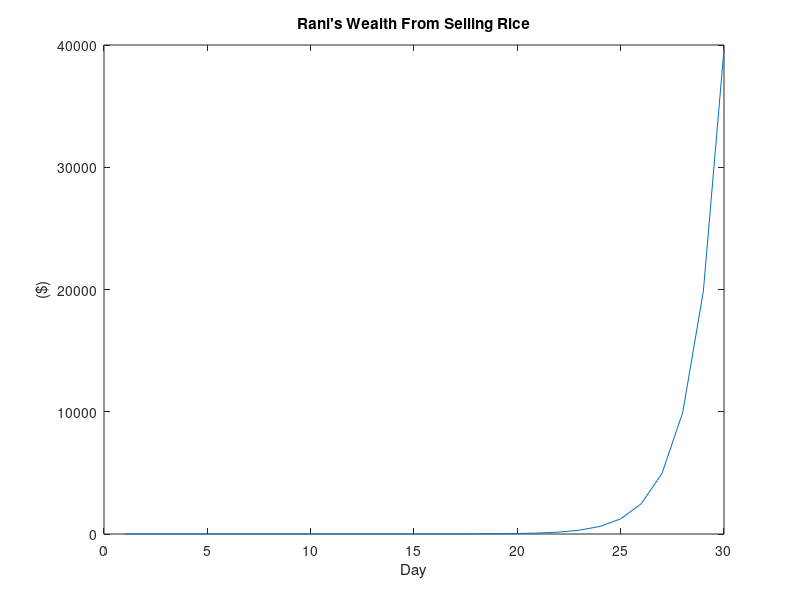

MATLAB code to generate this figure:
% MEGN200: Worksheet 5
% Section - C
% Brandon Ching
% 9/21/2021 and Version 1

%% Tuesday Problem 1
clc; clear;
close all;

a=5; b=6; c=3;

% Step 1
if a > 3 && c < 7
    result = a + b*c;
elseif a > 1 && b == 3
    result = a*c;
elseif b == 5 || c < 5
    result = b-15;
end
message = ['result = ' num2str(result)];
disp(message)

% Step 2
if a > 3 && c < 7
    result = a + b*c;
end
if a > 1 && b == 3
    result = a*c;
end
if b == 5 || c < 5
    result = b-15;
end
message = ['result = ' num2str(result)];
disp(message)
% Part a & b have diffrent outputs becuse the first part uses else, which
% will only assign result once on the first valid test (a > 3 && c < 7) 
% while part b conducts 3 diffrent test each assigning result when true so
% on the first and last test (a > 3 && c < 7) & (b == 5 || c < 5). Only the
% result value of the last test will be stored
%% Tuesday Problem 2
clc; clear;
close all;

temp = randi([110,180],1);
cook = ["Underdone", "Rare", "Medium Rare", "Medium", "Medium Well", "Well", "Overdone"];
cook_temp = [125, 131, 141, 151, 161, 170, 200];
steak_cooked = temp<cook_temp;
steak_cooked_name = cook(steak_cooked);

fprintf(['A Steak of %i' char(176) 'F will be cooked %s'], temp, steak_cooked_name(1))

%% Tuesday Problem 3
clc; clear;
close all;

angle = input('Enter an Angle: ');
unit = input('Select a Unit \n 1 - Degrees \n 2 - Radians \n[1/2]: ');

switch unit
    case 1
        sin = sind(angle);
        cos = cosd(angle);
        fprintf(['The Sin of %i' char(176) ' = %0.2f'], angle, sin)
        fprintf(['\nThe Cos of %i' char(176) ' = %0.2f'], angle, cos)
    case 2
        sin = sin(angle);
        cos = cos(angle);
        fprintf(['The Sin of %i' char(928) ' = %0.2f'], angle, sin)
        fprintf(['\nThe Cos of %i' char(928) ' = %0.2f'], angle, cos)
end

%% Tuesday Problem 4
clc; clear;
close all;

d20 = randi([1,20],1);
d12 = randi([1,12],1);

fprintf("d20 dice = %i \nd12 dice = %i\n", d20, d12)

if d20 >=11
    fprintf('Enemy Hit!')
    if d12 >=7
        fprintf('\nEnemy Defeated!')
    else
       fprintf('\nEnemy health remaining = %i', 7-d12) 
    end
else
    fprintf('No Hit & No Damage \nEnemy health remaining = 7')
end
%% Thursday Problem 1
clc; clear;
close all;

%Step 1
x = 10; sum1 = 0;
for k = 1:x
    sum1 = sum1 + 1;
end
disp('sum ='); disp(sum1);
% Ran 10 times as expected

% Step 2
x = 2; N = 5;
series = 0;
for m = 1:N
    series = series + x^m;% Geometric Series
end
message = ['The sum for the geometric series withx = ',num2str(x),' and ',num2str(N),' terms is: ',num2str(series)];disp(message);
% num2string converts a numerical value to a string

% Step 3
sum2 = 0;
while sum2 <= 10
    sum2 = sum2 + 3;
end
disp('sum = '); disp(sum2);
% Sum = 12 as expected

%% Thursday Problem 2
clc; clear;
close all;


days = [1:30]
rice_given = [1];
rice_total = [1];
for day = 1:29
    rice_given = [rice_given, rice_given(end)*2];
    rice_total = [rice_total, rice_total(day) + rice_given(day+1)];
end

lb_of_rice = rice_total/23000;
cost_of_rice = lb_of_rice*0.85;

fprintf('Rani Would Make $%0.2f After 30 Days', cost_of_rice(end))
plot(days, cost_of_rice)
xlabel('Day')
ylabel("($)")
title("Rani's Wealth From Selling Rice")
%% Thursday Problem 3
clc; clear;
close all;

int = 26;
factorial = 1;
for num = 1:int
   factorial = factorial*num;
end
fprintf('For: The Facotrial of %i is %i', int, factorial)

factorial = 1;
idx = int;
while idx>0
   factorial = factorial*idx;
   idx = idx-1;
end
fprintf('\nWhile: The Facotrial of %i is %i', int, factorial)
%% Thursday Problem 4
clc; clear;
close all;

Matrix = randi([-5 5] , [3  4])
[r, c] = size(Matrix);
pos_sum = 0;
neg_sum = 0;
for row = 1:r
    for column = 1:c
        if Matrix(row, column) >0
            pos_sum = pos_sum + Matrix(row, column);
        else
            neg_sum = neg_sum + Matrix(row, column);
        end
    end
end

fprintf("The Positive Sum is: %i", pos_sum)
fprintf("\nThe Negative Sum is: %i", neg_sum)